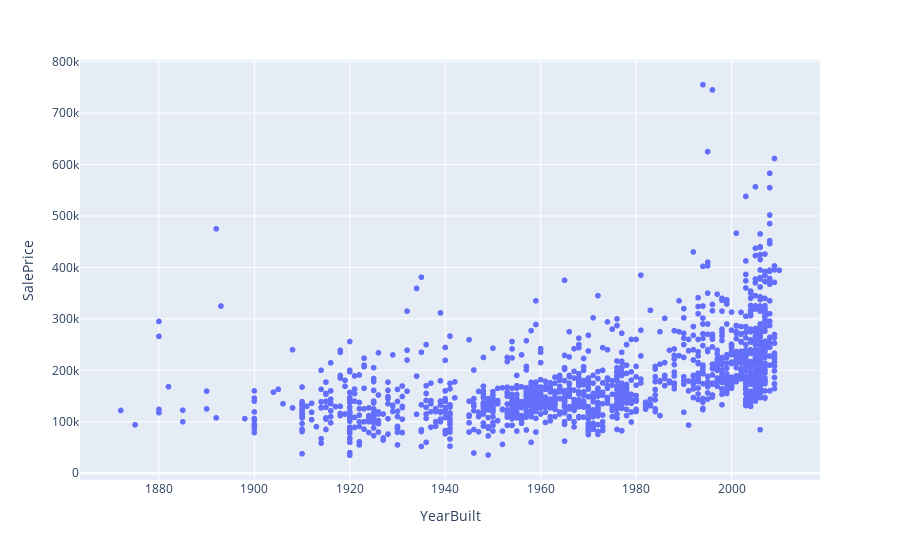

The notebook cell saved with this chart:
### Code cell
#Plot the effect of time on saleprice
px.scatter(df_train, 'YearBuilt', 'SalePrice')

### Figure 1 — Plotly figure (JSON) as saved in the notebook; plotly's stock layout.template omitted (floating-point values rounded to 4 significant figures; data arrays with more than 128 entries replaced by an {"elided": "..."} marker saying what was removed)
{"data": [{"hovertemplate": "YearBuilt=%{x}<br>SalePrice=%{y}<extra></extra>", "legendgroup": "", "marker": {"color": "#636efa", "symbol": "circle"}, "mode": "markers", "name": "", "showlegend": false, "type": "scattergl", "x": {"elided": "1460 int values"}, "xaxis": "x", "y": {"elided": "1460 int values"}, "yaxis": "y"}], "layout": {"legend": {"tracegroupgap": 0}, "margin": {"t": 60}, "xaxis": {"anchor": "y", "domain": [0, 1], "title": {"text": "YearBuilt"}}, "yaxis": {"anchor": "x", "domain": [0, 1], "title": {"text": "SalePrice"}}}}
